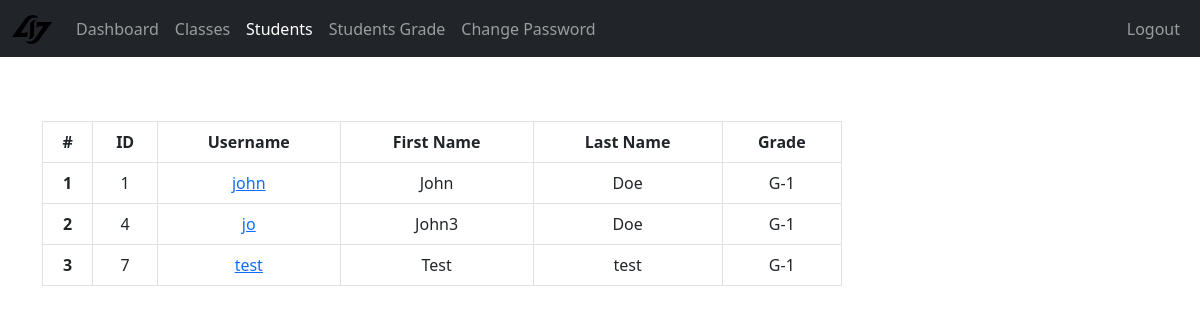
The page /Teacher/students_of_class.php?class_id=2 (signed in) on the database its author committed.
### tables this page shows
CREATE TABLE IF NOT EXISTS `students` (
  `student_id` int NOT NULL AUTO_INCREMENT,
  `username` varchar(127) NOT NULL,
  `password` varchar(255) NOT NULL,
  `fname` varchar(127) NOT NULL,
  `lname` varchar(255) NOT NULL,
  `grade` int NOT NULL,
  `section` int NOT NULL,
  `address` varchar(31) NOT NULL,
  `gender` varchar(7) NOT NULL,
  `email_address` varchar(255) NOT NULL,
  `date_of_birth` date NOT NULL,
  `date_of_joining` timestamp NULL DEFAULT CURRENT_TIMESTAMP,
  `parent_fname` varchar(127) NOT NULL,
  `parent_lname` varchar(127) NOT NULL,
  `parent_phone_number` varchar(31) NOT NULL,
  PRIMARY KEY (`student_id`),
  UNIQUE KEY `username` (`username`)
);

CREATE TABLE IF NOT EXISTS `grades` (
  `grade_id` int NOT NULL AUTO_INCREMENT,
  `grade` varchar(31) NOT NULL,
  `grade_code` varchar(7) NOT NULL,
  PRIMARY KEY (`grade_id`)
);

### Teacher/data/student.php (called while the page is built, shortened)
<?php
function getallStudents($conn){
   $sql = "SELECT * FROM students";
   $stmt = $conn->prepare($sql);
   $stmt->execute();
   if ($stmt->rowCount() >= 1) {
     $students = $stmt->fetchAll();
     return $students;
   }else {
   	return 0;
   }
}

### Teacher/data/class.php (called while the page is built, shortened)
<?php
function getClassById($class_id, $conn){
   $sql = "SELECT * FROM class
           WHERE class_id=?";
   $stmt = $conn->prepare($sql);
   $stmt->execute([$class_id]);
   if ($stmt->rowCount() == 1) {
     $class = $stmt->fetch();
     return $class;
   }else {
    return 0;
   }
}

### Teacher/data/grade.php (called while the page is built, shortened)
<?php
function getGradeById($grade_id, $conn){
   $sql = "SELECT * FROM grades
           WHERE grade_id=?";
   $stmt = $conn->prepare($sql);
   $stmt->execute([$grade_id]);
   if ($stmt->rowCount() == 1) {
     $grade = $stmt->fetch();
     return $grade;
   }else {
    return 0;
   }
}

### Teacher/data/section.php (called while the page is built, shortened)
<?php
function getSectionById($section_id, $conn){
   $sql = "SELECT * FROM section
           WHERE section_id=?";
   $stmt = $conn->prepare($sql);
   $stmt->execute([$section_id]);
   if ($stmt->rowCount() == 1) {
     $section = $stmt->fetch();
     return $section;
   }else {
    return 0;
   }
}

### Teacher/students_of_class.php (the view, shortened to what this page needs)
<?php
if (
  isset($_SESSION['teacher_id']) &&
  isset($_SESSION['role'])
) {
  if ($_SESSION['role'] == 'Teacher') {
    include "../db_connect.php";
    include "data/student.php";
    include "data/grade.php";
    include "data/class.php";
    include "data/section.php";
    $class_id = $_GET['class_id'];
    $students = getAllStudents($conn);
    $class = getClassById($class_id, $conn);
?>
    <!DOCTYPE html>
    <html lang="en">
    <head>
      <link rel="stylesheet" href="https://cdn.jsdelivr.net/npm/bootstrap@5.2.0/dist/css/bootstrap.min.css">
      <link rel="stylesheet" href="../css/style.css">
      <link rel="stylesheet" href="https://cdnjs.cloudflare.com/ajax/libs/font-awesome/4.7.0/css/font-awesome.min.css">
    </head>
    <body>
      <?php
      include "inc/navbar.php";
      if ($students != 0) {
      ?>
        <?php $i = 0;
        foreach ($students as $student) {
          $g = getGradeById($class['grade'], $conn);
          $s = getSectionById($class['section'], $conn);
          if ($g['grade_id'] == $student['grade'] && $s['section_id'] == $student['section']) {
            $i++;
            if ($i == 1) {
        ?>
              <div class="container mt-5">
                <div class="table-responsive">
                  <table class="table table-bordered mt-3 n-table">
                    <thead>
                      <tr>
                        <th scope="col">#</th>
                        <th scope="col">ID</th>
                        <th scope="col">Username</th>
                        <th scope="col">First Name</th>
                        <th scope="col">Last Name</th>
                        <th scope="col">Grade</th>
                      </tr>
                    </thead>
                    <tbody>
                    <?php } ?>
                    <tr>
                      <th scope="row"><?= $i ?></th>
                      <td><?= $student['student_id'] ?></td>
                      <td>
                        <a href="student-grade.php?student_id=<?= $student['student_id'] ?>">
                          <?= $student['username'] ?>
                        </a>
                      </td>
                      <td><?= $student['fname'] ?></td>
                      <td><?= $student['lname'] ?></td>
                      <td>
                        <?php
                        $grade = $student['grade'];
                        $g_temp = getGradeById($grade, $conn);
                        if ($g_temp != 0) {
                          echo $g_temp['grade_code'] . '-' .
                            $g_temp['grade'];
                        }
                        ?>
                      </td>
                    </tr>
                <?php }
            } ?>
                    </tbody>
                  </table>
                </div>
              <?php } else { ?>
                <div class="alert alert-info .w-450 m-5" role="alert">
                  Empty!
                </div>
              <?php } ?>
              </div>
    </body>
    </html>
<?php
  } else {
    header("Location: ../login.php");
    exit;
  }
} else {
  header("Location: ../login.php");
  exit;
}
?>

### css/style.css (style rules this page uses)
.n-table { max-width: 800px; text-align: center; }

### rows shown on the page
students: shows "ID", student_id "1", username "john", fname "John", lname "Doe", grades.grade_code "G", grades.grade "1"
students: student_id "4", username "jo", fname "John3", lname "Doe", grades.grade_code "G", grades.grade "1"
students: student_id "7", username "test", fname "Test", lname "test", grades.grade_code "G", grades.grade "1"
